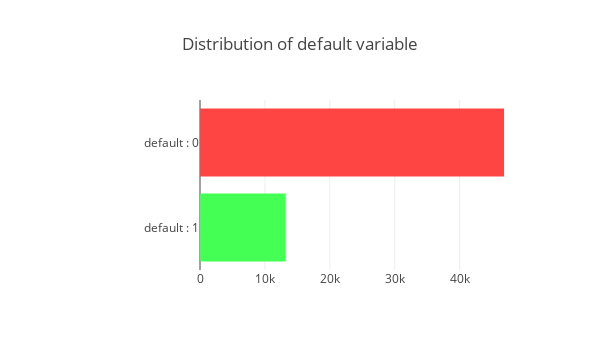

Notebook code cell kept with this figure:
### Code cell
# Target Variable Distribution 
init_notebook_mode(connected=True)
bar_hor(app_train, "default", "Distribution of default variable" , ["#44ff54", '#ff4444'], h=350, w=600, lm=200, xlb = ['default : 1','default : 0'])

### Figure 1 — Plotly figure (JSON) as saved in the notebook; plotly's stock layout.template omitted (floating-point values rounded to 4 significant figures)
{"data": [{"marker": {"color": ["#44ff54", "#ff4444"]}, "orientation": "h", "type": "bar", "uid": "2137fccc-d1a7-11e8-b313-7440bb220e36", "x": [13184, 46837], "y": ["default : 1", "default : 0"]}], "layout": {"height": 350, "margin": {"l": 200}, "title": "Distribution of default variable", "width": 600}}
